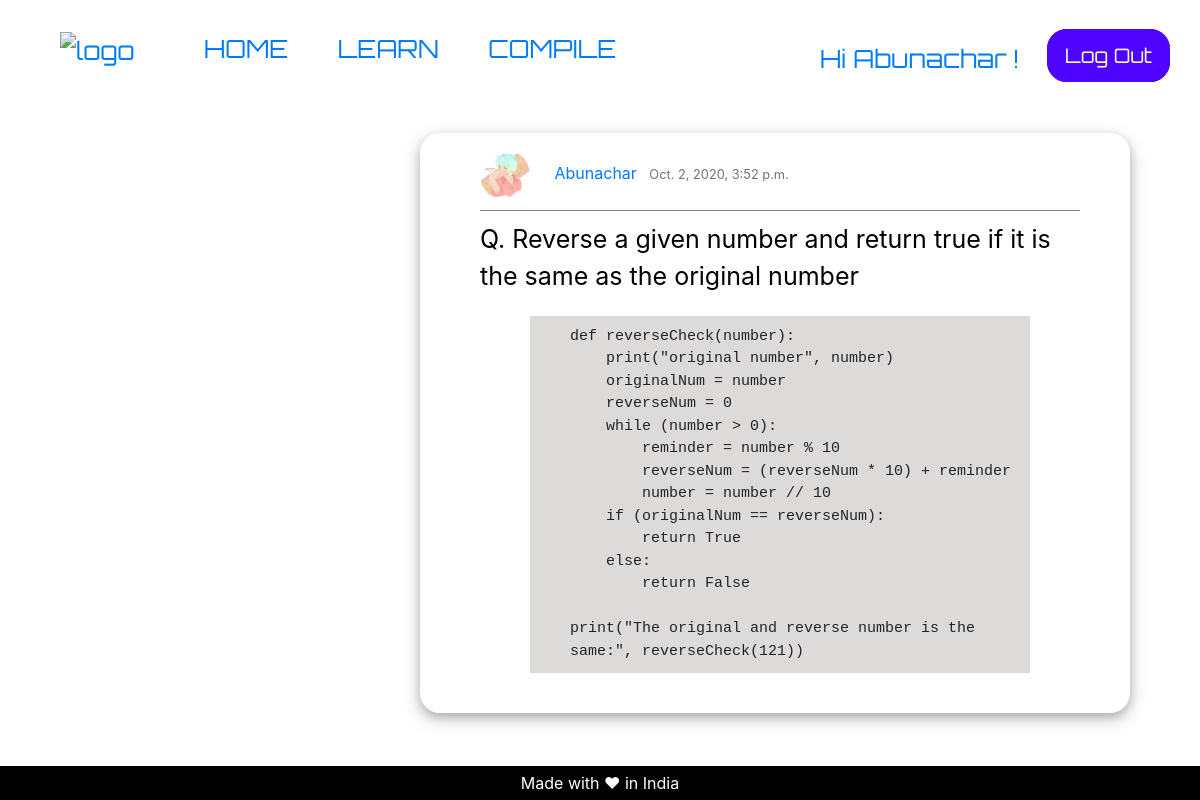
/advance/12/ (signed in), run on the app's committed database.
### pages/models.py (models this page shows, shortened)
class AdvPost(models.Model):
    title = models.CharField(max_length=200)
    author = models.ForeignKey(
        'auth.User',
        on_delete=models.CASCADE,
    )
    date_posted = models.DateTimeField(default=timezone.now)
    solution = models.TextField()

class Profile(models.Model):
    user = models.OneToOneField(User, on_delete=models.CASCADE)
    images = models.ImageField(
        default="default.png", upload_to='profile_pics')

### pages/views.py (the view)
class AdvanceDetailView(LoginRequiredMixin, DetailView):
    model = AdvPost
    template_name = 'post-Detail.html'

### templates/post-Detail.html (shortened to what this page needs)
{% extends 'post-Base.html' %}
{% load static %}
{% block Post-content %}
<article class="media content-section shad">
  <div class="media-body">
    <div class="article-metadata under-line">
      <img src="{{ object.author.profile.images.url }}" alt="UserProfile" class="rounded-circle article-img">
      <a class="mr-2" href="#">{{ object.author }}</a>
      <small class="text-muted"> {{ object.date_posted }}</small>
    </div>
    <p class="art-underline article-title">Q. {{ object.title }}</p>
    <pre class="article-content">{{ object.solution }}</pre>
  </div>
</article>
{% endblock Post-content %}

### templates/base.html (shortened to what this page needs)
{% load static %}
<!DOCTYPE html>
<html>
<head>
	<link href="{% static 'css/base.css' %}" rel="stylesheet">
	<link rel="stylesheet" href="https://maxcdn.bootstrapcdn.com/bootstrap/4.0.0/css/bootstrap.min.css">
	{% block headcontent %}
	{% endblock headcontent %}
</head>
<body>
	<div clas="container">
		<div class="nav">
			<div class="nav-left">
				<a href="{% url 'home' %}"><img src="{% static 'images/newlogo.jpg' %}" alt="logo" style="width:70px; height:55px;"></a>
				<a href="{% url 'home' %}">HOME</a>
				<a href="{% url 'learn' %}">LEARN</a>
				<a href="{% url 'compile' %}">COMPILE</a>
			</div>
			<div class="nav-right">
				{% if user.is_authenticated %}
				<div class="userLogin">
					<a href="{% url 'profile' %}">
						Hi {{ user.username }} !
					</a>
				</div>
				<div class="signupBut">
					<a href="{% url 'logout' %}">Log Out</a>
				</div>
				{% endif %}
			</div>
		</div>
		{% block content %}
		{% endblock content %}
	</div>
	<div class="site-footer">
		<div> Made with ❤ in India</div>
	</div>
</body>
</html>

### static/css/base.css (style rules this page uses)
.nav { display: flex; justify-content: space-between; }
.nav a { text-decoration: none; font-size: 25px; padding: 15px 15px 0px 15px; font-family: "Orbitron", sans-serif; }
.nav-right, .nav-left { padding: 30px 30px 0px 30px; }
.nav-right { display: flex; padding-left: 50px; }
.nav-left img { width: 60px; height: 50px; padding-right: 20px; }
.nav-left a { padding-left: 30px; }
.userLogin { font-size: 20px; padding-right: 10px; margin: 10px 3px 5px 3px; font-family: "Orbitron", sans-serif; }
.site-footer { padding: 5px 0px 5px 0px; position: absolute; left: 0; bottom: 0; width: 100%; background-color: black; color: white; text-align: center; }
.signupBut { text-align: right; margin: auto; }
.signupBut a { font-size: 20px; font-family: "Orbitron", sans-serif; color: white; text-decoration: none; padding: 11px 15px 11px 15px; border: 3px solid rgb(79, 4, 255); border-radius: 20px; background: rgb(79, 4, 255); }

### static/css/advance.css (style rules this page uses)
.shad { padding: 17px 50px 20px 60px; box-shadow: 0 4px 10px 0 rgba(0, 0, 0, 0.2), 0 6px 20px 0 rgba(0, 0, 0, 0.19); margin: 40px; border-radius: 20px; }
.under-line { padding-bottom: 10px; border-bottom: 1px solid rgba(0, 0, 0, 0.5); }
.art-underline { padding-top: 10px; font-size: 25px; }
.article-img { width: 50px; height: 50px; margin-right: 20px; }
.article-title { text-decoration: none; color: black; }
.article-content { overflow-x: auto; white-space: pre-wrap; white-space: -moz-pre-wrap; white-space: -pre-wrap; white-space: -o-pre-wrap; word-wrap: break-word; background: rgba(171, 164, 164, 0.4); margin: 20px 50px 20px 50px; padding: 10px 10px 10px 40px; font-size: 15px; }

### data on the page
AdvPost: author.profile.images (picture), author "Abunachar", date_posted "Oct. 2, 2020, 3:52 p.m.", title "Reverse a given number and return true if it is the same as the original number", solution "def reverseCheck(number): print(\"original number\", number) originalNum = number reverseNum = 0 while (number > 0): reminder = number % 10 reverseNum = (reverseNum * 10) + reminder number = number // 10 if (originalNum == reverseNum): return True else: return False print(\"The original and reverse number is the same:\", reverseCheck(121))"

### other printed values
{{ user.username }} "Abunachar"
